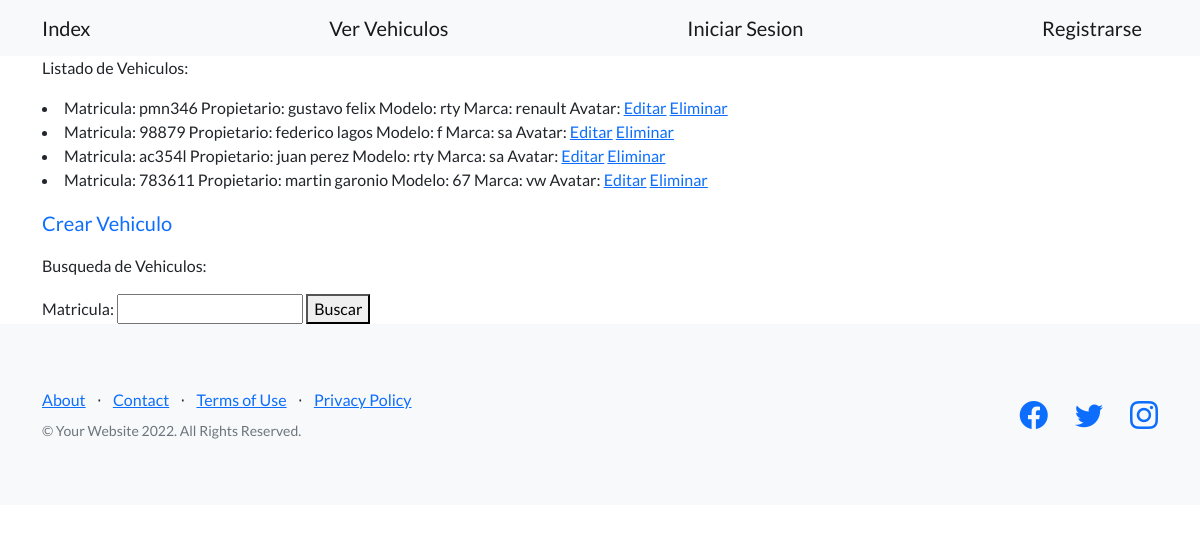
/avanzado/vehiculos/, run on the app's committed database.
### avanzado/models.py (models this page shows)
class Vehiculo(models.Model):
    matricula = models.CharField(max_length=20)
    propietario = models.CharField(max_length=20)
    modelo = models.CharField(max_length=20)
    marca  = models.CharField(max_length=20)
    cant_puertas = models.IntegerField()
    color = models.CharField(max_length=20)
    chasis = models.CharField(max_length=20)
    avatar = models.ImageField(upload_to='avatares', null=True, blank=True)#
    cliente = models.OneToOneField(User, on_delete=models.CASCADE)###problema###
    def __str__(self):
        return f'Matricula: {self.matricula} \nPropietario: {self.propietario} \nModelo: {self.modelo} \nMarca: {self.marca} \nAvatar: {self.avatar}'

### avanzado/views.py (the view)
# urls.py: path('vehiculos/', views.ListaVehiculos.as_view(), name='ver_vehiculos'),
class ListaVehiculos(ListView):
    model = Vehiculo
    template_name = 'avanzado/ver_vehiculos.html'
    fields = ['matricula', 'propietario', 'modelo', 'marca', 'cant_puertas', 'color', 'avatar'] ######
    def get_queryset(self):
        matricula = self.request.GET.get('matricula', '')
        if matricula:
            object_list = self.model.objects.filter(matricula__icontains=matricula)
        else:
            object_list = self.model.objects.all()
        return object_list
    def get_context_data(self, **kwargs):
        context = super().get_context_data(**kwargs)
        context["formulario"] = BusquedaVehiculo()
        return context

### avanzado/forms.py
class BusquedaVehiculo(forms.Form):
    matricula = forms.CharField(max_length=20, required=False)

### avanzado/templates/avanzado/ver_vehiculos.html (shortened to what this page needs)
{% extends 'padres/base.html' %}
{% block mi_contenido %}
<p>Listado de Vehiculos:</p>
<p>
    {% if object_list  %}
        {% for vehiculo in object_list %}
            <li>
                {{vehiculo}}
                <a href={% url 'editar_vehiculo' vehiculo.id %}>Editar</a>
                <a href={% url 'eliminar_vehiculo' vehiculo.id %}>Eliminar</a>
            </li>
        {% endfor %}
    {% else %}
        <p>No se encontraron resultados.</p>
    {% endif %}
</p>
<a class="navbar-brand" href={% url 'crear_vehiculo' %}>Crear Vehiculo</a>
<p>Busqueda de Vehiculos:</p>
<form action={% url 'ver_vehiculos' %} method="GET">
    {{formulario}}
    <button>Buscar</button>
</form>
{% endblock mi_contenido %}

### data on the page
Vehiculo: matricula+propietario+modelo "Matricula: pmn346 Propietario: gustavo felix Modelo: rty Marca: renault Avatar:"
Vehiculo: matricula+propietario+modelo "Matricula: 98879 Propietario: federico lagos Modelo: f Marca: sa Avatar:"
Vehiculo: matricula+propietario+modelo "Matricula: ac354l Propietario: juan perez Modelo: rty Marca: sa Avatar:"
Vehiculo: matricula+propietario+modelo "Matricula: 783611 Propietario: martin garonio Modelo: 67 Marca: vw Avatar:"
